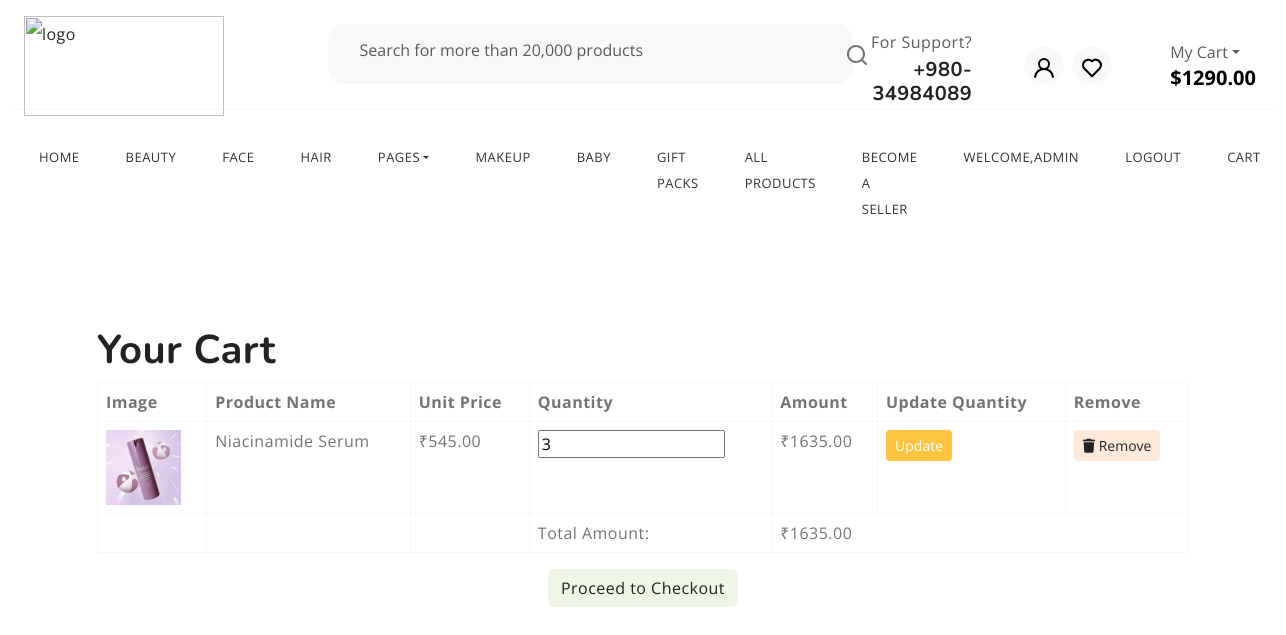
Screenshot of /cart (signed in) with the database file from the repository.
### Home/models.py (models this page shows, shortened)
class CustomUser(AbstractUser):
    is_customer = models.BooleanField(default=False)
    is_seller = models.BooleanField(default=False)
    class Meta:
        unique_together = ('username', 'email')

class Cart(models.Model):
    user = models.ForeignKey(CustomUser,on_delete=models.CASCADE)
    products = models.ForeignKey(Product,on_delete=models.CASCADE)
    product_quantity = models.IntegerField(null=False,blank=False)
    created_at = models.DateTimeField(auto_now_add=True)
    checked_out = models.BooleanField(default=False)
    @property
    def total_cost(self):
        return self.product_quantity*self.products.selling_price

class Product(models.Model):
    STATUS_CHOICES = (
        ('pending', 'Pending Review'),
        ('approved', 'Approved'),
        ('rejected', 'Rejected'),
    )
    ProductID = models.AutoField(primary_key=True)
    SubCategoryID = models.ForeignKey(SubCategory, on_delete=models.CASCADE)
    SellerID = models.ForeignKey(Seller, on_delete=models.CASCADE)
    ProductName = models.CharField(max_length=100)
    Description = RichTextUploadingField(null=True,blank=True)
    Ingredients = RichTextUploadingField(null=True,blank=True)
    original_Price = models.DecimalField(max_digits=10, decimal_places=2)
    selling_price = models.DecimalField(max_digits=10, decimal_places=2)
    StockQuantity = models.PositiveIntegerField()
    reorderlevel = models.PositiveIntegerField()
    image1 = models.ImageField(upload_to=getFileName, null=True, blank=True)
    image2 = models.ImageField(upload_to=getFileName, null=True, blank=True)
    bestseller = models.BooleanField(default=False,help_text="0-default,1-bestseller")
    hide = models.BooleanField(default=False, help_text="0-show,1-hidden")
    status = models.CharField(max_length=10, choices=STATUS_CHOICES, default='pending')

### Home/views.py (the view)
# urls.py: path('cart', views.viewcart, name='cart'),
def viewcart(request):
    if request.user.is_authenticated:
         cart = Cart.objects.filter(user=request.user, checked_out=False)
         return render(request, 'cart.html', {"cart": cart})
    else:
        return redirect("home")

### templates/cart.html (shortened to what this page needs)
{% extends 'base.html' %}
{% block content %}
<div class="container" style="margin-top: 70px; min-height: 600px;">
    <div class="row">
        <div class="col-12">
            <h1>Your Cart</h1>
        </div>
    </div>
    {% if cart %}
        <table class="table table-bordered">
            <thead>
                <tr>
                    <th>Image</th>
                    <th>Product Name</th>
                    <th>Unit Price</th>
                    <th>Quantity</th>
                    <th>Amount</th>
                    <th>Update Quantity</th>
                    <th>Remove</th>
                </tr>
            </thead>
            <tbody>
                {% for item in cart %}
                    <tr>
                        <td><img src="{{ item.products.image1.url }}" height="75px" alt=""></td>
                        <td>{{ item.products.ProductName }}</td>
                        <td>₹{{ item.products.selling_price }}</td>
                        <td>
                            <input type="number" min="1" value="{{ item.product_quantity }}" class="quantity-input" data-item-id="{{ item.id }}">
                        </td>
                        <td class="amnt">₹{{ item.total_cost }}</td>
                        <td>
                            <button class="btn btn-primary btn-sm update-quantity">Update</button>
                        </td>
                        <td>
                            <a href="{% url 'removecart' item.id %}" onclick="return confirm('Are you sure?')">
                                <button class="btn btn-danger btn-sm"><i class="fa fa-trash"></i> Remove</button>
                            </a>
                        </td>
                    </tr>
                {% endfor %}
                <tr>
                    <td></td>
                    <td></td>
                    <td></td>
                    <td>Total Amount:</td>
                    <td id="net" colspan="3">₹0.00</td>
                </tr>
            </tbody>
        </table>
        <div class="text-center mt-3">
            <a href="{% url "checkout" %}" class="btn btn-success btn-md">Proceed to Checkout</a>
        </div>
    {% else %}
        <div class="alert alert-info" role="alert">
            Your cart is empty. <a href="{% url 'index' %}" class="alert-link">Continue shopping</a>.
        </div>
    {% endif %}
</div>
{% endblock content %}

### templates/base.html (shortened to what this page needs)
{% load static %}
<head>
    <link rel="stylesheet" href="https://cdnjs.cloudflare.com/ajax/libs/font-awesome/6.5.2/css/all.min.css" />
    <link rel="stylesheet" href="https://cdn.jsdelivr.net/npm/swiper@9/swiper-bundle.min.css">
    <link href="https://cdn.jsdelivr.net/npm/bootstrap@5.3.0-alpha3/dist/css/bootstrap.min.css" rel="stylesheet">
    <link rel="stylesheet" href="css/style.css">
    <link rel="stylesheet" href="https://cdn.datatables.net/1.11.6/css/jquery.dataTables.min.css">
</head>
<body>
<header>
    <div class="container-fluid">
      <div class="row py-3 border-bottom" style="height:110px;">
        <div class="col-sm-4 col-lg-3 text-center text-sm-start">
          <div class="main-logo">
            <a href="{% url "index" %}">
              <img src="{% static 'assets/logo1.png' %}" alt="logo" class="img-fluid" style="height:100px;width:200px">
            </a>
          </div>
        </div>
        <div class="col-sm-6 offset-sm-2 offset-md-0 col-lg-5 d-none d-lg-block" >
          <div class="search-bar row bg-light p-2 my-2 rounded-4" style="height:60px;align-items:center">
            <div class="col-11 col-md-7">
              <form id="search-form" class="text-center" action="index.html" method="post">
                <input type="text" class="form-control border-0 bg-transparent" style="width:550px;" placeholder="Search for more than 20,000 products" />
              </form>
            </div>
            <div class="col-3">
              <svg xmlns="http://www.w3.org/2000/svg" width="24" height="24" viewBox="0 0 24 24" style="margin-left:200px;margin-top:-6px"><path fill="currentColor" d="M21.71 20.29L18 16.61A9 9 0 1 0 16.61 18l3.68 3.68a1 1 0 0 0 1.42 0a1 1 0 0 0 0-1.39ZM11 18a7 7 0 1 1 7-7a7 7 0 0 1-7 7Z"/></svg>
            </div>
          </div>
        </div>
        <div class="col-sm-8 col-lg-4 d-flex justify-content-end gap-5 align-items-center mt-4 mt-sm-0 justify-content-center justify-content-sm-end">
          <div class="support-box text-end d-none d-xl-block">
            <span class="fs-6 text-muted">For Support?</span>
            <h5 class="mb-0">+980-34984089</h5>
          </div>
          <ul class="d-flex justify-content-end list-unstyled m-0">
            {% if request.user.is_authenticated %}
            <li>
              <a href="{% url 'edit_profile' %}" class="rounded-circle bg-light p-2 mx-1">
                <svg width="24" height="24" viewBox="0 0 24 24" style="color:black;"><use xlink:href="#user"></use></svg>
              </a>
            </li>
            {% else %}
            <li>
              <a href="{% url 'customer_login' %}" class="rounded-circle bg-light p-2 mx-1">
                <svg width="24" height="24" viewBox="0 0 24 24" style="color:black;"><use xlink:href="#user"></use></svg>
              </a>
            </li>
            {% endif %}
            <li>
              <a href="#" class="rounded-circle bg-light p-2 mx-1">
                <svg width="24" height="24" viewBox="0 0 24 24" style="color:black;"><use xlink:href="#heart"></use></svg>
              </a>
            </li>
          </ul>
          <div class="cart text-end d-none d-lg-block dropdown">
            <button class="border-0 bg-transparent d-flex flex-column gap-2 lh-1" type="button" data-bs-toggle="offcanvas" data-bs-target="#offcanvasCart" aria-controls="offcanvasCart">
              <span class="fs-6 text-muted dropdown-toggle">My Cart</span>
              <span class="cart-total fs-5 fw-bold">$1290.00</span>
            </button>
          </div>
        </div>
      </div>
    </div>
    <div class="container-fluid">
      <div class="row py-3">
        <div class="d-flex  justify-content-center justify-content-sm-between align-items-center">
          <nav class="main-menu d-flex navbar navbar-expand-lg">
            <div class="offcanvas offcanvas-end" tabindex="-1" id="offcanvasNavbar" aria-labelledby="offcanvasNavbarLabel">
              <div class="offcanvas-body d-flex justify-content-center">
                <ul class="navbar-nav justify-content-end menu-list list-unstyled d-flex gap-md-3 mb-0" style=" margin: 0 auto;">
                  <li class="nav-item active">
                    <a href="#women" class="nav-link">Home</a>
                  </li>
                  <li class="nav-item dropdown">
                    <a href="#men" class="nav-link">Beauty</a>
                  </li>
                  <li class="nav-item">
                    <a href="#kids" class="nav-link">Face</a>
                  </li>
                  <li class="nav-item">
                    <a href="#accessories" class="nav-link">Hair</a>
                  </li>
                  <li class="nav-item dropdown">
                    <a class="nav-link dropdown-toggle" role="button" id="pages" data-bs-toggle="dropdown" aria-expanded="false">Pages</a>
                  </li>
                  <li class="nav-item">
                    <a href="#accessories" class="nav-link">Makeup</a>
                  </li>
                  <li class="nav-item">
                    <a href="#accessories" class="nav-link">Baby</a>
                  </li>
                  <li class="nav-item">
                    <a href="#accessories" class="nav-link">Gift Packs</a>
                  </li>
                  <li class="nav-item">
                    <a href="#brand" class="nav-link">All Products</a>
                  </li>
                  <li class="nav-item">
                    <a href="{%url 'seller_login' %}" class="nav-link">Become a seller</a>
                  </li>
                  {% if request.user.is_authenticated %}
                  <li class="nav-item">
                    <a href="#brand" class="nav-link">welcome,{{ request.user.username }}</a>
                  </li>
                  <li class="nav-item">
                    <a href="{% url 'logout' %}" class="nav-link">Logout</a>
                  </li>
                  <li class="nav-item">
                    <a href="{% url 'cart' %}" class="nav-link">Cart</a>
                  </li>
                  {% endif %}
                </ul>
              </div>
            </div>
          </nav>
        </div>
      </div>
    </div>
  </header>
{% block content %}{% endblock content %}
</body>

### static/css/style.css (style rules this page uses)
body { --bs-link-color: #333; --bs-link-hover-color:#333; --bs-link-color-rgb: 40,40,40; --bs-link-hover-color-rgb: 0,0,0; --bs-light-rgb: 248, 248, 248; --bs-font-sans-serif: "Open Sans", sans-serif; --bs-body-font-family: var(--bs-font-sans-serif); --bs-body-font-size: 1rem; --bs-body-font-weight: 400; --bs-body-line-height: 2; --bs-body-color: #747474; --bs-primary: #FFC43F; --bs-primary-rgb: 255, 196, 63; --bs-success: #a3be4c; --bs-success-rgb: 163, 190, 76; --bs-primary-bg-subtle: #FFF9EB; --bs-success-bg-subtle: #eef5e5; --bs-border-color: #F7F7F7; --bs-secondary-rgb: 230, 243, 251; --bs-danger-rgb: 249, 235, 231; --bs-warning-rgb: 255, 249, 235; --bs-info-rgb: 230, 243, 250; }
.btn-primary { --bs-btn-color: #fff; --bs-btn-bg: #ffc43f; --bs-btn-border-color: transparent; --bs-btn-hover-color: #fff; --bs-btn-hover-bg: #f7a422; --bs-btn-hover-border-color: transparent; --bs-btn-focus-shadow-rgb: 49,132,253; --bs-btn-active-color: #fff; --bs-btn-active-bg: #ffc43f; --bs-btn-active-border-color: transparent; --bs-btn-active-shadow: inset 0 3px 5px rgba(0, 0, 0, 0.125); --bs-btn-disabled-color: #fff; --bs-btn-disabled-bg: #d3d7dd; --bs-btn-disabled-border-color: transparent; }
.btn-success { --bs-btn-color: #222; --bs-btn-bg: #EEF5E4; --bs-btn-border-color: #EEF5E4; --bs-btn-hover-color: #222; --bs-btn-hover-bg: #9de3c2; --bs-btn-hover-border-color: #9de3c2; --bs-btn-focus-shadow-rgb: 60,153,110; --bs-btn-active-color: #222; --bs-btn-active-bg: #9de3c2; --bs-btn-active-border-color: #9de3c2; --bs-btn-active-shadow: inset 0 3px 5px rgba(0, 0, 0, 0.125); --bs-btn-disabled-color: #222; --bs-btn-disabled-bg: #EEF5E4; --bs-btn-disabled-border-color: #EEF5E4; }
.btn-danger { --bs-btn-color: #222; --bs-btn-bg: #FFEADA; --bs-btn-border-color: #FFEADA; --bs-btn-hover-color: #222; --bs-btn-hover-bg: #ecc9af; --bs-btn-hover-border-color: #ecc9af; --bs-btn-focus-shadow-rgb: 60,153,110; --bs-btn-active-color: #222; --bs-btn-active-bg: #ecc9af; --bs-btn-active-border-color: #ecc9af; --bs-btn-active-shadow: inset 0 3px 5px rgba(0, 0, 0, 0.125); --bs-btn-disabled-color: #222; --bs-btn-disabled-bg: #FFEADA; --bs-btn-disabled-border-color: #FFEADA; }
body { letter-spacing: 0.03em; }
h1,h2,h3,h4,h5,h6 { font-family: var(--heading-font); color: var(--dark-color); font-weight: 700; }
.container, .container-fluid, .container-lg, .container-md, .container-sm, .container-xl, .container-xxl { --bs-gutter-x: 3rem; }
.container-fluid { max-width: 1600px; }

### templates/base.html (style rules this page uses)
.offcanvas-body ul.menu-list { margin: 0 auto; }
.offcanvas-body ul.menu-list li.nav-item a.nav-link { font-size: small; color: #333; text-transform: uppercase; padding: 10px 15px; border-radius: 5px; transition: background-color 0.3s ease; }

### rows the page displays
CustomUser: user.username "ADMIN"
Cart: products.image1 (picture), products.ProductName "Niacinamide Serum", products.selling_price "545.00", product_quantity "3", total_cost "1635.00"
